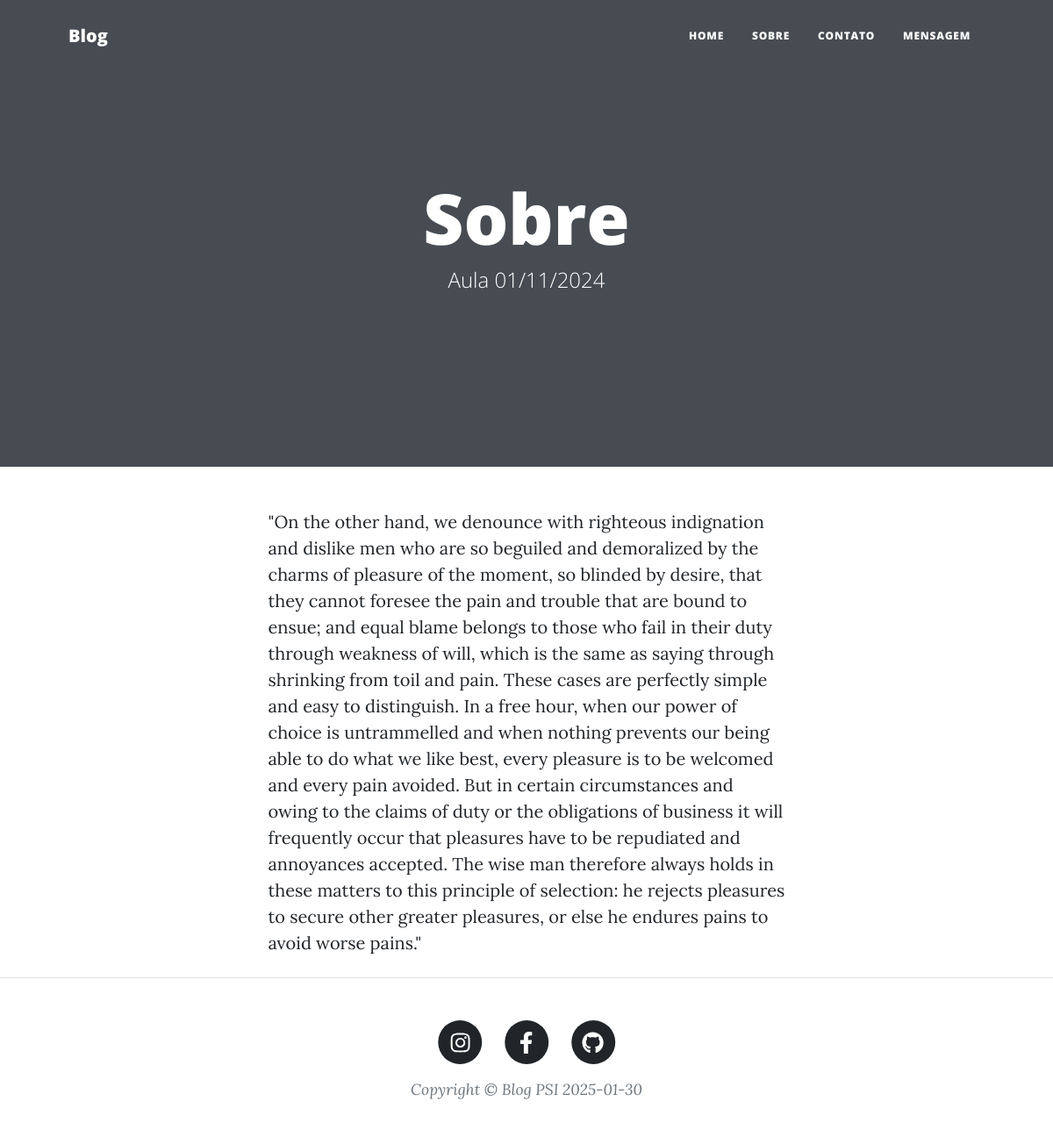
/sobre/, run on an earlier commit of the app's database.
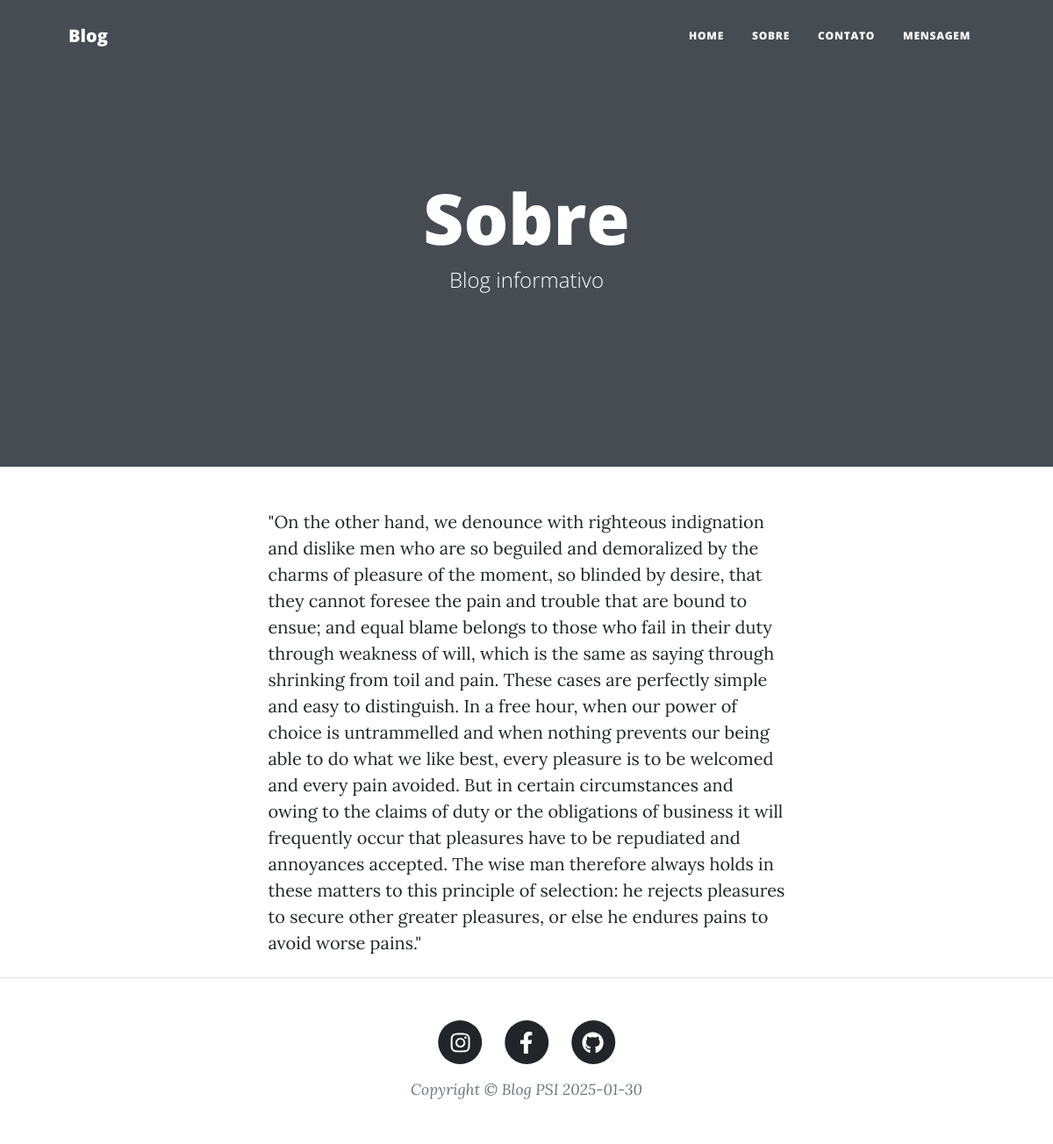
And on a later commit of the database.
### blog/models.py (models this page shows, shortened)
class Blog(models.Model):
    nome = models.CharField(max_length=100)
    subnome = models.CharField(max_length=100, blank=True)
    descricao = models.TextField(max_length=2000)
    capa = models.ImageField()
    instagram = models.URLField()
    facebook = models.URLField()
    github= models.URLField()
    autores = models.ManyToManyField(User)

### blog/views.py (the view)
# urls.py: path('sobre/', views.sobre, name='sobre'),
def sobre(request):
    context = {
        "blog": Blog.objects.first()
    }
    return render(request, "about.html", context)

### blog/templates/about.html
{% extends "base.html" %}
{% load static %}
{% block header %}
        <header class="masthead" style="background-image: url{{ blog.capa.url }}">
            <div class="container position-relative px-4 px-lg-5">
                <div class="row gx-4 gx-lg-5 justify-content-center">
                    <div class="col-md-10 col-lg-8 col-xl-7">
                        <div class="page-heading">
                            <h1>Sobre</h1>
                            <span class="subheading"> {{ blog.subnome }}</span>
                        </div>
                    </div>
                </div>
            </div>
        </header>
{% endblock header %}
{%block content %}
        <main class="mb-4">
            <div class="container px-4 px-lg-5">
                <div class="row gx-4 gx-lg-5 justify-content-center">
                    <div class="col-md-10 col-lg-8 col-xl-7">
                        {{ blog.descricao }}
                    </div>
                </div>
            </div>
        </main>
{%endblock content %}

### blog/templates/base.html (shortened to what this page needs)
{% load static %}
<!DOCTYPE html>
<html lang="en">
    <head>
        <link href="{% static 'css/styles.css' %}" rel="stylesheet" />
    </head>
    <body>
        <nav class="navbar navbar-expand-lg navbar-light" id="mainNav">
            <div class="container px-4 px-lg-5">
                <a class="navbar-brand" href="{% url 'index' %}">Blog</a>
                <div class="collapse navbar-collapse" id="navbarResponsive">
                    <ul class="navbar-nav ms-auto py-4 py-lg-0">
                        <li class="nav-item"><a class="nav-link px-lg-3 py-3 py-lg-4" href="{% url 'index' %}">Home</a></li>
                        <li class="nav-item"><a class="nav-link px-lg-3 py-3 py-lg-4" href="{% url 'sobre' %}">Sobre</a></li>
                        <li class="nav-item"><a class="nav-link px-lg-3 py-3 py-lg-4" href="{% url 'contato' %}">Contato</a></li>
                        <li class="nav-item"><a class="nav-link px-lg-3 py-3 py-lg-4" href="{% url 'mensagem' %}">Mensagem</a></li>
                    </ul>
                </div>
            </div>
        </nav>
        {% block header %}{% endblock header %}
        {% block content %}
        {% endblock content %}
        <footer class="border-top">
            <div class="container px-4 px-lg-5">
                <div class="row gx-4 gx-lg-5 justify-content-center">
                    <div class="col-md-10 col-lg-8 col-xl-7">
                        <ul class="list-inline text-center">
                            <li class="list-inline-item">
                                <a href="{{ blog.instagram }}">
                                    <span class="fa-stack fa-lg">
                                        <i class="fas fa-circle fa-stack-2x"></i>
                                        <i class="fab fa-instagram fa-stack-1x fa-inverse"></i>
                                    </span>
                                </a>
                            </li>
                            <li class="list-inline-item">
                                <a href="{{ blog.facebook }}">
                                    <span class="fa-stack fa-lg">
                                        <i class="fas fa-circle fa-stack-2x"></i>
                                        <i class="fab fa-facebook-f fa-stack-1x fa-inverse"></i>
                                    </span>
                                </a>
                            </li>
                            <li class="list-inline-item">
                                <a href="{{ blog.github }}">
                                    <span class="fa-stack fa-lg">
                                        <i class="fas fa-circle fa-stack-2x"></i>
                                        <i class="fab fa-github fa-stack-1x fa-inverse"></i>
                                    </span>
                                </a>
                            </li>
                        </ul>
                        <div class="small text-center text-muted fst-italic">Copyright &copy; {{ blog.nome }} {% now 'Y-m-d' %}</div>
                    </div>
                </div>
            </div>
        </footer>
    </body>
</html>

What changed in the data, as far as the page shows it:
changed Blog "Blog PSI": subnome "Aula 01/11/2024" → "Blog informativo"
